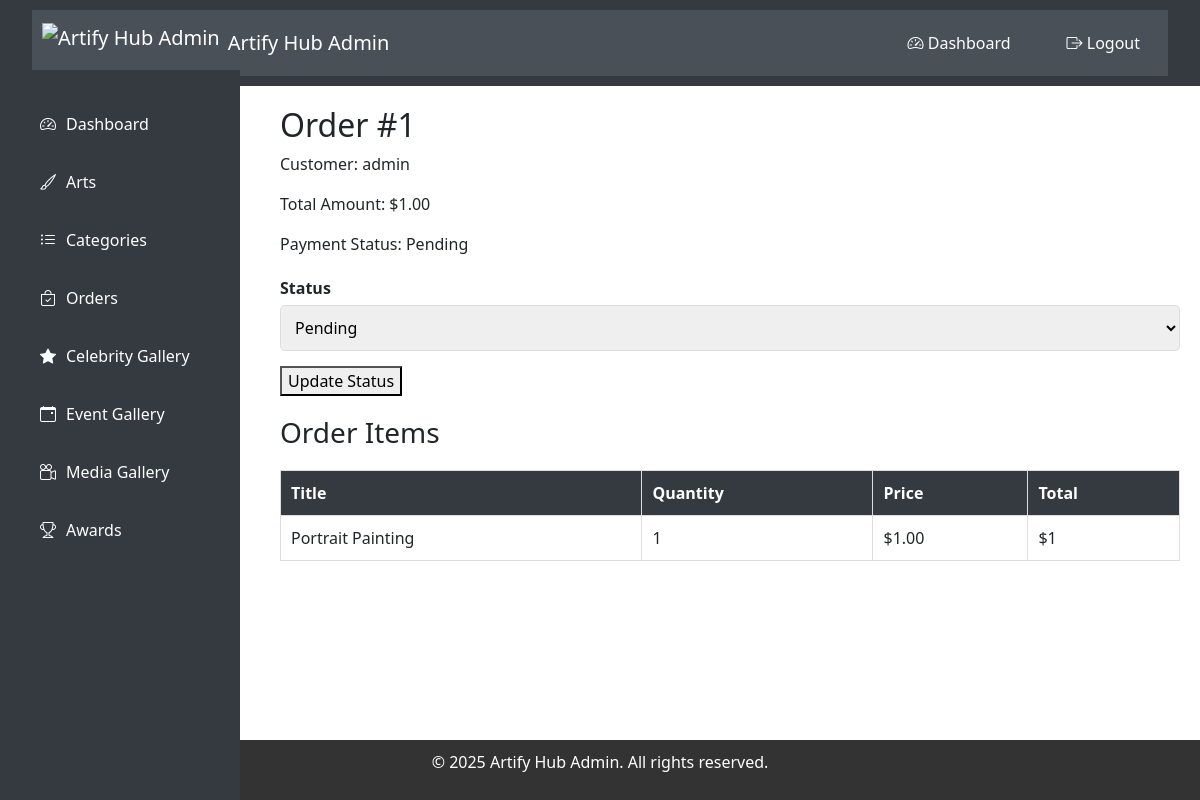
The app's page /admin/orders/view.php?id=1 (signed in) with its own data.
### tables this page shows
CREATE TABLE `orders` (
  `id` int(11) NOT NULL,
  `user_id` int(11) NOT NULL,
  `total_amount` decimal(10,2) NOT NULL,
  `status` varchar(50) DEFAULT 'pending',
  `payment_status` varchar(50) DEFAULT 'unpaid',
  `razorpay_order_id` varchar(100) DEFAULT NULL,
  `razorpay_payment_id` varchar(100) DEFAULT NULL,
  `created_at` datetime DEFAULT current_timestamp()
);

CREATE TABLE `users` (
  `id` int(11) NOT NULL,
  `name` varchar(255) NOT NULL,
  `email` varchar(255) NOT NULL,
  `password` varchar(255) NOT NULL,
  `role` enum('admin','customer') DEFAULT 'customer',
  `created_at` timestamp NOT NULL DEFAULT current_timestamp()
);

CREATE TABLE `order_items` (
  `id` int(11) NOT NULL,
  `order_id` int(11) DEFAULT NULL,
  `art_id` int(11) DEFAULT NULL,
  `quantity` int(11) NOT NULL,
  `price` decimal(10,2) NOT NULL
);

CREATE TABLE `arts` (
  `id` int(11) NOT NULL,
  `title` varchar(255) NOT NULL,
  `slug` varchar(255) NOT NULL,
  `category_id` int(11) DEFAULT NULL,
  `price` decimal(10,2) NOT NULL,
  `description` text DEFAULT NULL,
  `meta_description` text DEFAULT NULL,
  `main_image` varchar(255) DEFAULT NULL,
  `main_image_2` varchar(255) DEFAULT NULL,
  `stock` int(11) DEFAULT 1,
  `status` enum('in_stock','sold_out','featured') DEFAULT 'in_stock',
  `created_at` timestamp NOT NULL DEFAULT current_timestamp()
);

### admin/orders/view.php (the view, shortened to what this page needs)
<?php
require_once '../../includes/db.php';
$id = $_GET['id'] ?? 0;
$stmt = $pdo->prepare("SELECT o.*, u.name as customer_name FROM orders o JOIN users u ON o.user_id = u.id WHERE o.id = ?");
$stmt->execute([$id]);
$order = $stmt->fetch();
$items = $pdo->prepare("SELECT oi.*, a.title FROM order_items oi JOIN arts a ON oi.art_id = a.id WHERE oi.order_id = ?");
$items->execute([$id]);
$order_items = $items->fetchAll();
?>
<!DOCTYPE html>
<html lang="en">
<head>
    <link rel="stylesheet" href="../../assets/css/admin.css">
</head>
<body>
    <?php include '../includes/header.php'; ?>
    <?php include '../includes/sidebar.php'; ?>
    <div class="content">
        <h2>Order #<?php echo $order['id']; ?></h2>
        <p>Customer: <?php echo $order['customer_name']; ?></p>
        <p>Total Amount: $<?php echo $order['total_amount']; ?></p>
        <p>Payment Status: <?php echo ucfirst($order['payment_status']); ?></p>
        <form method="POST">
            <label>Status</label>
            <select name="status">
                <option value="pending" <?php echo $order['status'] === 'pending' ? 'selected' : ''; ?>>Pending</option>
            </select>
            <button type="submit">Update Status</button>
        </form>
        <h3>Order Items</h3>
        <table>
            <thead>
                <tr>
                    <th>Title</th>
                    <th>Quantity</th>
                    <th>Price</th>
                    <th>Total</th>
                </tr>
            </thead>
            <tbody>
                <?php foreach ($order_items as $item): ?>
                    <tr>
                        <td><?php echo $item['title']; ?></td>
                        <td><?php echo $item['quantity']; ?></td>
                        <td>$<?php echo $item['price']; ?></td>
                        <td>$<?php echo $item['price'] * $item['quantity']; ?></td>
                    </tr>
                <?php endforeach; ?>
            </tbody>
        </table>
    </div>
    <?php include '../includes/footer.php'; ?>
</body>
</html>

### assets/css/admin.css (style rules this page uses)
body { font-family: Arial, sans-serif; margin: 0; padding: 0; display: flex; flex-direction: column; min-height: 100vh; }
.content { margin-left: 220px; padding: 20px; flex: 1; }
table { width: 100%; border-collapse: collapse; margin: 20px 0; }
table th, table td { border: 1px solid #ddd; padding: 10px; text-align: left; }
form label { display: block; margin-bottom: 5px; }
form input, form textarea, form select { width: 100%; padding: 8px; box-sizing: border-box; }

### assets/css/common.css (style rules this page uses)
body { font-family: Arial, sans-serif; margin: 0; padding: 0; background-color: #f9f9f9; color: #333; }
h1, h2, h3, h4, h5, h6 { color: #343a40; margin-bottom: 20px; }
.content { margin-left: 260px; padding: 20px; }
table { width: 100%; border-collapse: collapse; margin: 20px 0; }
table th, table td { border: 1px solid #ddd; padding: 10px; text-align: left; }
table th { background-color: #343a40; color: white; }
form { margin: 20px 0; }
form label { display: block; margin-bottom: 5px; font-weight: bold; }
form input, form select, form textarea { width: 100%; padding: 10px; margin-bottom: 15px; border: 1px solid #ddd; border-radius: 5px; }

### records on screen
orders: id "1", user.name "admin", total_amount "1.00", payment_status "Pending", status "Pending"
order_items: art.title "Portrait Painting", quantity "1", price "1.00", $item['price']*$item['quantity'] "1"
